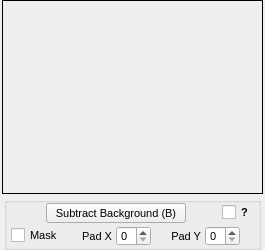
                <widget class="QWidget" name="tab_background1">
                 <property name="sizePolicy">
                  <sizepolicy hsizetype="Expanding" vsizetype="Expanding">
                   <horstretch>0</horstretch>
                   <verstretch>0</verstretch>
                  </sizepolicy>
                 </property>
                 <attribute name="title">
                  <string>Background</string>
                 </attribute>
                 <layout class="QVBoxLayout" name="verticalLayout">
                  <property name="spacing">
                   <number>3</number>
                  </property>
                  <property name="leftMargin">
                   <number>2</number>
                  </property>
                  <property name="topMargin">
                   <number>0</number>
                  </property>
                  <property name="rightMargin">
                   <number>2</number>
                  </property>
                  <property name="bottomMargin">
                   <number>0</number>
                  </property>
                  <item>
                   <widget class="QFrame" name="frame_backgroundImage1">
                    <property name="enabled">
                     <bool>true</bool>
                    </property>
                    <property name="sizePolicy">
                     <sizepolicy hsizetype="Expanding" vsizetype="Expanding">
                      <horstretch>0</horstretch>
                      <verstretch>0</verstretch>
                     </sizepolicy>
                    </property>
                    <property name="minimumSize">
                     <size>
                      <width>258</width>
                      <height>194</height>
                     </size>
                    </property>
                    <property name="maximumSize">
                     <size>
                      <width>16777215</width>
                      <height>16777215</height>
                     </size>
                    </property>
                    <property name="frameShape">
                     <enum>QFrame::Box</enum>
                    </property>
                    <property name="frameShadow">
                     <enum>QFrame::Plain</enum>
                    </property>
                    <layout class="QHBoxLayout" name="horizontalLayout_backgroundImage1">
                     <property name="spacing">
                      <number>0</number>
                     </property>
                     <property name="margin">
                      <number>1</number>
                     </property>
                    </layout>
                   </widget>
                  </item>
                  <item>
                   <layout class="QHBoxLayout" name="horizontalLayout_16">
                    <property name="spacing">
                     <number>0</number>
                    </property>
                    <item>
                     <spacer name="horizontalSpacer_45">
                      <property name="orientation">
                       <enum>Qt::Horizontal</enum>
                      </property>
                      <property name="sizeType">
                       <enum>QSizePolicy::Fixed</enum>
                      </property>
                      <property name="sizeHint" stdset="0">
                       <size>
                        <width>2</width>
                        <height>25</height>
                       </size>
                      </property>
                     </spacer>
                    </item>
                    <item>
                     <widget class="QGroupBox" name="groupBox_subtractBackground1">
                      <property name="sizePolicy">
                       <sizepolicy hsizetype="Expanding" vsizetype="Fixed">
                        <horstretch>0</horstretch>
                        <verstretch>0</verstretch>
                       </sizepolicy>
                      </property>
                      <property name="minimumSize">
                       <size>
                        <width>0</width>
                        <height>53</height>
                       </size>
                      </property>
                      <property name="maximumSize">
                       <size>
                        <width>16777215</width>
                        <height>53</height>
                       </size>
                      </property>
                      <property name="font">
                       <font>
                        <pointsize>8</pointsize>
                       </font>
                      </property>
                      <property name="title">
                       <string/>
                      </property>
                      <property name="alignment">
                       <set>Qt::AlignCenter</set>
                      </property>
                      <layout class="QVBoxLayout" name="verticalLayout_10">
                       <property name="spacing">
                        <number>2</number>
                       </property>
                       <property name="leftMargin">
                        <number>4</number>
                       </property>
                       <property name="topMargin">
                        <number>0</number>
                       </property>
                       <property name="rightMargin">
                        <number>4</number>
                       </property>
                       <property name="bottomMargin">
                        <number>0</number>
                       </property>
                       <item>
                        <layout class="QHBoxLayout" name="horizontalLayout_3">
                         <item>
                          <spacer name="horizontalSpacer_49">
                           <property name="orientation">
                            <enum>Qt::Horizontal</enum>
                           </property>
                           <property name="sizeHint" stdset="0">
                            <size>
                             <width>35</width>
                             <height>17</height>
                            </size>
                           </property>
                          </spacer>
                         </item>
                         <item>
                          <widget class="QPushButton" name="pushButton_subtractBackground1">
                           <property name="sizePolicy">
                            <sizepolicy hsizetype="Fixed" vsizetype="Fixed">
                             <horstretch>0</horstretch>
                             <verstretch>0</verstretch>
                            </sizepolicy>
                           </property>
                           <property name="minimumSize">
                            <size>
                             <width>140</width>
                             <height>20</height>
                            </size>
                           </property>
                           <property name="maximumSize">
                            <size>
                             <width>140</width>
                             <height>28</height>
                            </size>
                           </property>
                           <property name="font">
                            <font>
                             <pointsize>8</pointsize>
                             <weight>50</weight>
                             <bold>false</bold>
                            </font>
                           </property>
                           <property name="text">
                            <string>Subtract Background (B)</string>
                           </property>
                          </widget>
                         </item>
                         <item>
                          <spacer name="horizontalSpacer_50">
                           <property name="orientation">
                            <enum>Qt::Horizontal</enum>
                           </property>
                           <property name="sizeHint" stdset="0">
                            <size>
                             <width>34</width>
                             <height>17</height>
                            </size>
                           </property>
                          </spacer>
                         </item>
                         <item>
                          <widget class="QCheckBox" name="checkBox_backgroundHelp1">
                           <property name="font">
                            <font>
                             <weight>75</weight>
                             <bold>true</bold>
                            </font>
                           </property>
                           <property name="text">
                            <string>?</string>
                           </property>
                          </widget>
                         </item>
                        </layout>
                       </item>
                       <item>
                        <layout class="QHBoxLayout" name="horizontalLayout_39">
                         <property name="spacing">
                          <number>4</number>
                         </property>
                         <item>
                          <widget class="QCheckBox" name="checkBox_maskFilter1">
                           <property name="text">
                            <string>Mask</string>
                           </property>
                          </widget>
                         </item>
                         <item>
                          <spacer name="horizontalSpacer">
                           <property name="orientation">
                            <enum>Qt::Horizontal</enum>
                           </property>
                           <property name="sizeHint" stdset="0">
                            <size>
                             <width>2</width>
                             <height>20</height>
                            </size>
                           </property>
                          </spacer>
                         </item>
                         <item>
                          <widget class="QLabel" name="label_maskPadX1">
                           <property name="minimumSize">
                            <size>
                             <width>10</width>
                             <height>20</height>
                            </size>
                           </property>
                           <property name="maximumSize">
                            <size>
                             <width>16777215</width>
                             <height>20</height>
                            </size>
                           </property>
                           <property name="font">
                            <font>
                             <family>MS Shell Dlg 2</family>
                             <pointsize>8</pointsize>
                            </font>
                           </property>
                           <property name="text">
                            <string>Pad X</string>
                           </property>
                           <property name="alignment">
                            <set>Qt::AlignRight|Qt::AlignTrailing|Qt::AlignVCenter</set>
                           </property>
                          </widget>
                         </item>
                         <item>
                          <widget class="QSpinBox" name="spinBox_maskPadX1">
                           <property name="sizePolicy">
                            <sizepolicy hsizetype="Fixed" vsizetype="Fixed">
                             <horstretch>0</horstretch>
                             <verstretch>0</verstretch>
                            </sizepolicy>
                           </property>
                           <property name="minimumSize">
                            <size>
                             <width>35</width>
                             <height>20</height>
                            </size>
                           </property>
                           <property name="maximumSize">
                            <size>
                             <width>35</width>
                             <height>20</height>
                            </size>
                           </property>
                           <property name="font">
                            <font>
                             <weight>50</weight>
                             <bold>false</bold>
                            </font>
                           </property>
                           <property name="minimum">
                            <number>0</number>
                           </property>
                           <property name="maximum">
                            <number>50</number>
                           </property>
                           <property name="value">
                            <number>0</number>
                           </property>
                          </widget>
                         </item>
                         <item>
                          <spacer name="horizontalSpacer_51">
                           <property name="orientation">
                            <enum>Qt::Horizontal</enum>
                           </property>
                           <property name="sizeHint" stdset="0">
                            <size>
                             <width>2</width>
                             <height>48</height>
                            </size>
                           </property>
                          </spacer>
                         </item>
                         <item>
                          <widget class="QLabel" name="label_maskPadY1">
                           <property name="minimumSize">
                            <size>
                             <width>10</width>
                             <height>20</height>
                            </size>
                           </property>
                           <property name="maximumSize">
                            <size>
                             <width>16777215</width>
                             <height>20</height>
                            </size>
                           </property>
                           <property name="font">
                            <font>
                             <family>MS Shell Dlg 2</family>
                             <pointsize>8</pointsize>
                            </font>
                           </property>
                           <property name="text">
                            <string>Pad Y</string>
                           </property>
                           <property name="alignment">
                            <set>Qt::AlignRight|Qt::AlignTrailing|Qt::AlignVCenter</set>
                           </property>
                          </widget>
                         </item>
                         <item>
                          <widget class="QSpinBox" name="spinBox_maskPadY1">
                           <property name="sizePolicy">
                            <sizepolicy hsizetype="Fixed" vsizetype="Fixed">
                             <horstretch>0</horstretch>
                             <verstretch>0</verstretch>
                            </sizepolicy>
                           </property>
                           <property name="minimumSize">
                            <size>
                             <width>35</width>
                             <height>20</height>
                            </size>
                           </property>
                           <property name="maximumSize">
                            <size>
                             <width>35</width>
                             <height>20</height>
                            </size>
                           </property>
                           <property name="font">
                            <font>
                             <weight>50</weight>
                             <bold>false</bold>
                            </font>
                           </property>
                           <property name="minimum">
                            <number>0</number>
                           </property>
                           <property name="maximum">
                            <number>50</number>
                           </property>
                           <property name="value">
                            <number>0</number>
                           </property>
                          </widget>
                         </item>
                         <item>
                          <spacer name="horizontalSpacer_52">
                           <property name="orientation">
                            <enum>Qt::Horizontal</enum>
                           </property>
                           <property name="sizeHint" stdset="0">
                            <size>
                             <width>2</width>
                             <height>48</height>
                            </size>
                           </property>
                          </spacer>
                         </item>
                        </layout>
                       </item>
                      </layout>
                     </widget>
                    </item>
                    <item>
                     <spacer name="horizontalSpacer_46">
                      <property name="orientation">
                       <enum>Qt::Horizontal</enum>
                      </property>
                      <property name="sizeType">
                       <enum>QSizePolicy::Fixed</enum>
                      </property>
                      <property name="sizeHint" stdset="0">
                       <size>
                        <width>2</width>
                        <height>25</height>
                       </size>
                      </property>
                     </spacer>
                    </item>
                   </layout>
                  </item>
                 </layout>
                </widget>
